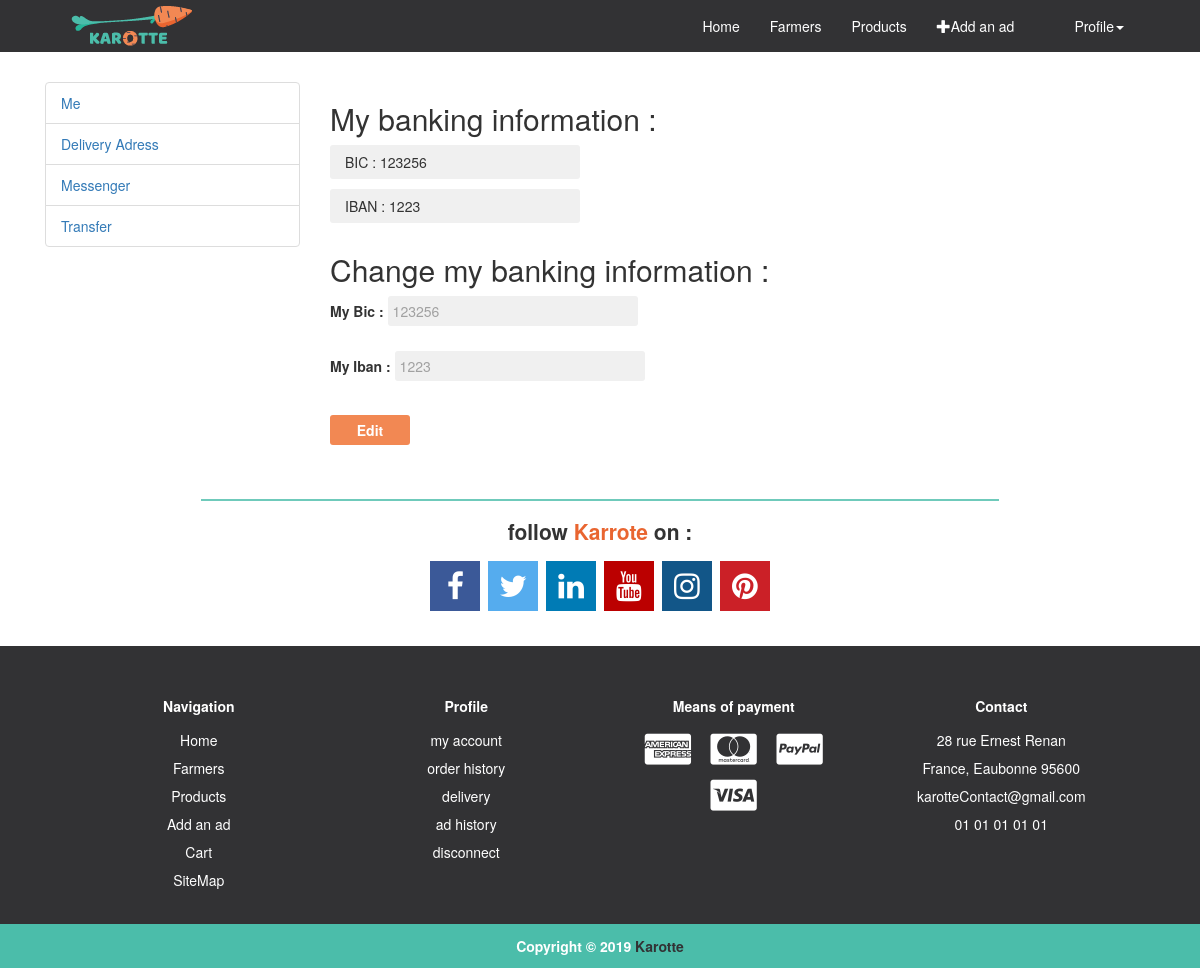
The app's page /Account/Virement (signed in), older data.
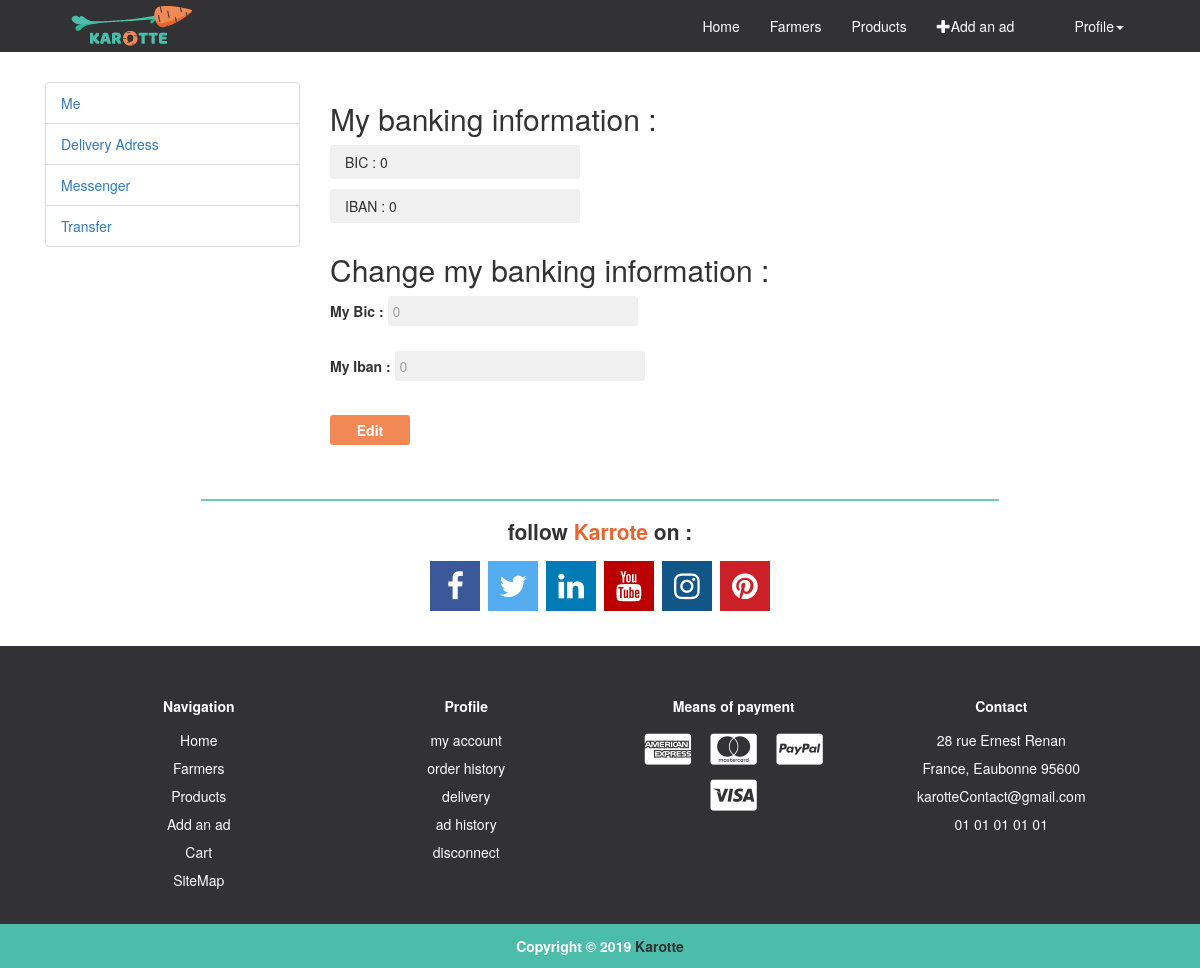
The same page, newer data.
### tables this page shows
CREATE TABLE IF NOT EXISTS `Farmers` (
  `Id` int(9) NOT NULL,
  `IdUser` int(9) NOT NULL,
  `Type` varchar(255) NOT NULL,
  `Biography` text,
  `Road` varchar(255) NOT NULL,
  `RoadName` varchar(255) NOT NULL,
  `roadNumber` varchar(255) NOT NULL,
  `PostalCode` varchar(255) NOT NULL,
  `City` varchar(255) NOT NULL,
  `Region` int(9) NOT NULL,
  `County` varchar(255) NOT NULL,
  `Phone` varchar(255) NOT NULL,
  `Bic` varchar(255) NOT NULL,
  `IBAN` varchar(255) NOT NULL,
  `creationDate` varchar(255) NOT NULL
);

### controller/account.php (called while the page is built, shortened)
<?php
$objProfile = new profile($connect);
if(isset($_SESSION['farmer'])){
    $idfarmer = $objProfile->infoIdFarmers($_SESSION['farmer']);
}else{
    $session = $_SESSION['user'];
}
?>

### models/connect.class.php (called while the page is built, shortened)
<?php
class connect {
    public function setConnect(PDO $connect)
    {
        $this -> _connect = $connect;
    }
}
?>

### models/profile.class.php (called while the page is built, shortened)
<?php
class profile extends connect
{
    public function infoIdFarmers($idUser){
        $id= "";
        $req = $this -> _connect -> query("SELECT * FROM `Farmers`  WHERE IdUser = '$idUser'");
        $res = $req -> fetchAll();
        foreach($res as $r){
            $id = $r['Id'];
        }
        return $id;
    }
    public function infoFarmer($id){
        $req = $this -> _connect -> query("SELECT * FROM `Farmers`  WHERE Id = '$id'");
        $res = $req -> fetchAll();
        return $res;
    }
}
?>

### views/page/Me/Me_Virement.php (the view)
<?php
$virements = $objProfile->infoFarmer($idfarmer);
?>
<div class="row block_virement">
    <div class="col-sm-12">
        <?php
        foreach($virements as $virement){
            if($virement['Bic'] == null || $virement['IBAN'] == null ){
                ?>
                <div class="Virement">
                    <h2>My banking information :</h2>
                    <div class="Virement_info">
                        <p>You do not have your bic and iban banking information.</p>
                    </div>
                </div>
                <?php
            }else{
                ?>
                <div class="Virement">
                    <h2>My banking information :</h2>
                    <div class="Virement_info">
                        <p>BIC : <?= $virement['Bic'] ?></p>
                        <p>IBAN : <?= $virement['IBAN'] ?></p>
                    </div>
                </div>
                <?php
            }
        }
        ?>
    </div>
    <div class="col-sm-12">
        <?php
        foreach($virements as $virement){
            if($virement['Bic'] == null || $virement['IBAN'] == null ){
                ?>
                <div class="Virement_form">
                    <h2>Add my banking information :</h2>
                    <div class="Virement_info_form">
                        <form method="post">
                            <div class="form-group ">
                                <label>Mon Bic :</label>
                                <input type="text" name="Bic"/>
                            </div>
                            <div class="form-group">
                                <label>Mon Iban :</label>
                                <input type="text" name="IBAN"/>
                            </div>
                            <div class="form-group addBank">
                                <input type="submit" name="addBancaire" value="Add"/>
                            </div>
                        </form>
                    </div>
                </div>
                <?php
            }else{
                ?>
                <div class="Virement_form">
                    <h2>Change my banking information :</h2>
                    <div class="Virement_info_form">
                        <form method="post">
                            <div class="form-group">
                                <label>My Bic :</label>
                                <input type="text" name="Bic" value="<?= $virement['Bic'] ?>"/>
                            </div>
                            <div class="form-group">
                                <label>My Iban :</label>
                                <input type="text" name="IBAN" value="<?= $virement['IBAN'] ?>"/>
                            </div>
                            <div class="form-group addBank">
                                <input type="submit" name="ModifBancaire" value="Edit"/>
                            </div>
                        </form>
                    </div>
                </div>
                <?php
            }
        }
        ?>
    </div>
</div>

Row changes from the older to the newer data that the page shows:
changed farmers: Bic "123256" → "0"; IBAN "1223" → "0"
